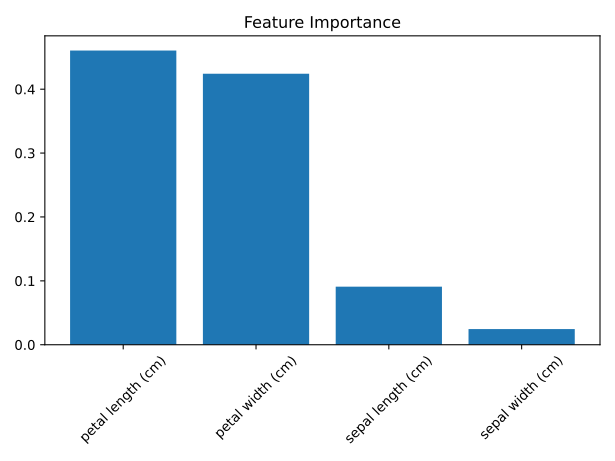

Here is the Python script that generated this plot:
"""
Know which features are most important in a random forest model.
->
Use the feature_importances_ attribute.

Features with splits that have the greater mean decrease in impurity
(e.g., Gini impurity or entropy in classifiers and variance in regressors)
are considered more important.

The higher the importance score, the more important the feature (all importance scores sum to 1).

Notice:

1.
In Scikit-Learn, breaking up nominal categorical features into multiple binary features
leads to the effect of spreading the importance of that feature across all the binary features.
That can make each feature unimportant even when the original nominal categorical feature is highly important.

2.
If two features are highly correlated, one feature will claim much of the importance,
making the other feature far less important.
"""
import numpy as np
import matplotlib.pyplot as plt
from sklearn.ensemble import RandomForestClassifier
from sklearn import datasets

# Load data
iris = datasets.load_iris()
features = iris.data
target = iris.target

iris.feature_names
# ['sepal length (cm)',
#  'sepal width (cm)',
#  'petal length (cm)',
#  'petal width (cm)']
iris.target_names
# array(['setosa', 'versicolor', 'virginica'], dtype='<U10')
features.shape
# (150, 4)
target.shape
# (150,)

# Create random forest classifier object
random_forest = RandomForestClassifier(random_state=0, n_jobs=-1)
# Train model
model = random_forest.fit(features, target)
# Calculate feature importances of
# ['sepal length (cm)',
#  'sepal width (cm)',
#  'petal length (cm)',
#  'petal width (cm)']

# Get relative importances
importances = model.feature_importances_
# array([0.09090795, 0.02453104, 0.46044474, 0.42411627])

# Sort feature importances in descending order
indices = np.argsort(importances)[::-1]
# array([2, 3, 0, 1])

# Rearrange feature names
names = [iris.feature_names[i] for i in indices]
# ['petal length (cm)',
#  'petal width (cm)',
#  'sepal length (cm)',
#  'sepal width (cm)']

# Create plot
plt.figure()
plt.title("Feature Importance")
plt.bar(range(features.shape[1]), importances[indices])
plt.xticks(range(features.shape[1]), names, rotation=45)
plt.tight_layout()
# plt.show()
plt.savefig(f'example-14-07--sklearn--identifying-important-features-in-random-forests--RandomForestClassifier--feature_importances_.svg')
plt.close()
